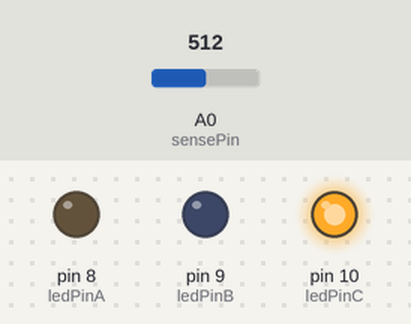
Simulated run of this sketch. Board: Arduino Uno, built with avr-gcc and run on an emulated ATmega328P. Parts: output pins drawn as LEDs (lit = HIGH). Inputs (shaded band) come from the test bench; at power-on: A0 (sensePin) = 512. What the sketch prints to the serial monitor is not drawn.

Above: at 1.2 s.
1.3 s: A0 (sensePin) set to 776
2.8 s: A0 (sensePin) set to 795
At 3.3 s:
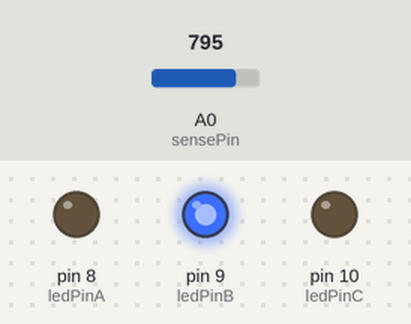
4.3 s: A0 (sensePin) set to 830
5.8 s: A0 (sensePin) set to 854
At 6.7 s:
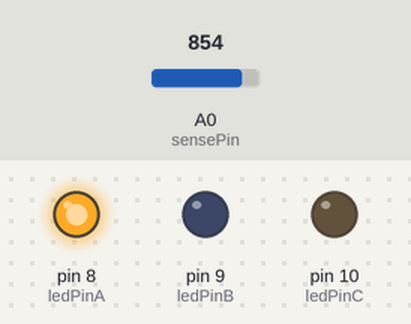
7.3 s: A0 (sensePin) set to 716
At 7.8 s:
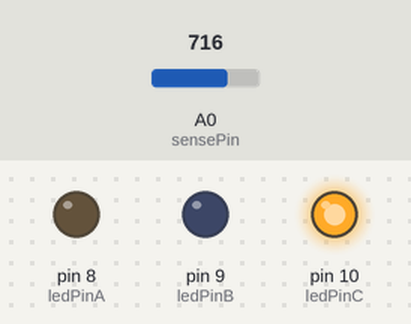
8.8 s: A0 (sensePin) set to 900
At 10.2 s:
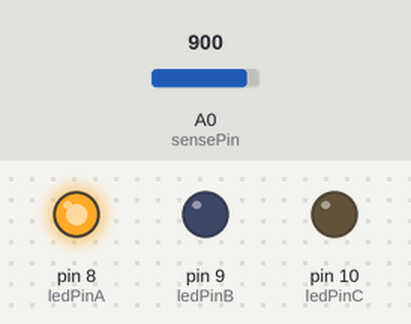
Timing chart, 0 to 11.3 s (numbered marks = the images above; inputs shaded):
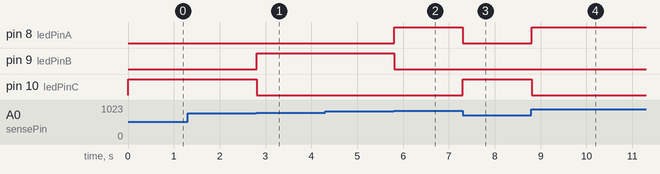

Measured:
- the behaviour switches between 782 and 783 on A0 (sensePin) (found by bisection; images 0 and 1)
- the behaviour switches between 841 and 842 on A0 (sensePin) (found by bisection; images 1 and 2)
- after the input at 2.8 s, pin 9 (ledPinB): LOW → HIGH at once; pin 10 (ledPinC): HIGH → LOW at once
- after the input at 5.8 s, pin 8 (ledPinA): LOW → HIGH at once; pin 9 (ledPinB): HIGH → LOW at once
- after the input at 7.3 s, pin 8 (ledPinA): HIGH → LOW at once; pin 10 (ledPinC): LOW → HIGH at once
- after the input at 8.8 s, pin 8 (ledPinA): LOW → HIGH at once; pin 10 (ledPinC): HIGH → LOW at once

The sketch:

ldr_light.ino
```cpp
int sensePin = 0;
//int ledPin = 9;

int ledPinA = 8;
int ledPinB = 9;
int ledPinC = 10;

void setup()
{
 // analogReference(DEFAULT);
 // pinMode(ledPin, OUTPUT);
 pinMode(ledPinA, OUTPUT);
 pinMode(ledPinB, OUTPUT);
 pinMode(ledPinC, OUTPUT);
  Serial.begin(9600);
}

void loop()
{
  int val = analogRead(sensePin);

  val = constrain(val, 750, 900);
  int ledLevel = map(val, 750, 900, 255, 0);
  Serial.println( ledLevel );
  //delay(1000);
  //analogWrite(ledPin, ledLevel);

  if(ledLevel < 100){
      digitalWrite(ledPinA, HIGH);
digitalWrite(ledPinB, LOW);
digitalWrite(ledPinC, LOW);
}
   if(ledLevel < 200 && ledLevel > 100){
      digitalWrite(ledPinB, HIGH);
      digitalWrite(ledPinA, LOW);
digitalWrite(ledPinC, LOW);
}


   if(ledLevel > 200){
      digitalWrite(ledPinC, HIGH);
      digitalWrite(ledPinB, LOW);
digitalWrite(ledPinA, LOW);
}


}
```
